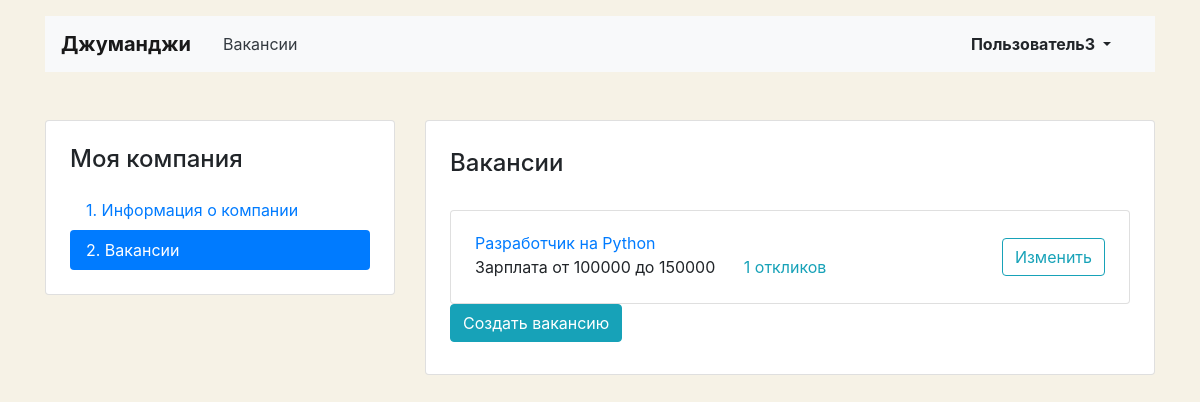
Before: /mycompany/vacancies/ (signed in) with the older database file.
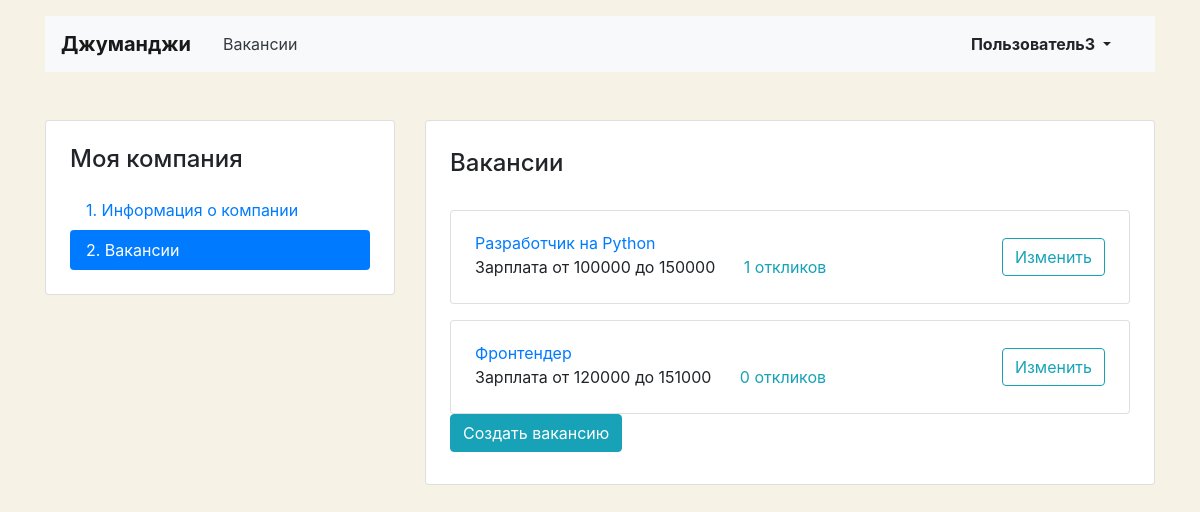
After: the same page with the newer database file.
### vacancy_app/models.py (models this page shows)
class Vacancy(models.Model):
    title = models.CharField(max_length=80)
    specialty = ForeignKey(Specialty, on_delete=models.CASCADE, related_name="vacancies")
    company = ForeignKey(Company, on_delete=models.CASCADE, related_name="vacancies")
    skills = models.TextField()
    description = models.TextField()
    salary_min = models.PositiveIntegerField()
    salary_max = models.PositiveIntegerField()
    published_at = models.DateField()

### vacancy_app/views.py (the view)
# urls.py: path('mycompany/vacancies/', mycompany_vacancies_view, name='mycompany_vacancies'),
def mycompany_vacancies_view(request):
    context = {}
    try:
        vacancies = Vacancy.objects.filter(company=request.user.company)
        context['vacancies'] = vacancies
        if(vacancies):
            context['company'] = True
    except ObjectDoesNotExist:
        pass
    return render(request, "vacancy_app/vacancy-list.html", context=context)

### vacancy_app/templates/vacancy_app/vacancy-list.html
{% extends 'base_company.html' %}
{% block container %}
  <main class="container mt-3 pb-5">
    <div class="row mt-5">
      <div class="col-12 col-lg-4">
        <aside class="pt-3 pb-4 px-4 mb-5 card">
          <h1 class="h4 pt-2 pb-2">Моя компания</h1>
          <div class="nav flex-column nav-pills" id="v-pills-tab" role="tablist" aria-orientation="vertical">
            <a class="nav-link" href="{% url 'mycompany_create' %}">1. Информация о&nbsp;компании</a>
            <a class="nav-link active" href="{% url 'mycompany_vacancies' %}">2. Вакансии</a>
          </div>
        </aside>
      </div>
      <div class="col-12 col-lg-8">
        <div class="card">
          <div class="card-body px-4 pb-4">
            <section class="tab-pane fade show active">
              <h2 class="h4 pt-2 pb-3">Вакансии</h2>
              {% if vacancies %}
              {% for vacancy in vacancies%}
              <div class="card mt-3">
                <div class="card-body px-4">
                  <div class="row align-items-center">
                    <div class="col-6 col-lg-8">
                      <a href="{% url 'mycompany_vacancy' vacancy_id=vacancy.id %}" class="mb-1">{{ vacancy.title }}</a>
                      <p class="mb-1">
                        <span class="mr-4">Зарплата от {{vacancy.salary_min}} до {{vacancy.salary_max}}</span><a href="{% url 'mycompany_vacancy' vacancy_id=vacancy.id %}" class="text-info">
                          {% if vacancy.applications %}
                          {{ vacancy.applications.count }} откликов
                          {% else %}
                          Нет откликов
                          {% endif %}
                        </a>
                      </p>
                    </div>
                    <div class="col-6 col-lg-4 text-right">
                      <a href="{% url 'mycompany_vacancy' vacancy_id=vacancy.id %}" class="btn btn-outline-info">Изменить</a>
                    </div>
                  </div>
                </div>
              </div>
              {% endfor %}
              {% else %}
              <p>Пока нет вакансий</p>
              {% endif %}
              {% if company %}
              <a href="{% url 'mycompany_vacancies_create' %}" class="btn btn-info mb-2">Создать вакансию</a>
              {% else %}
              <p>У вас ещё нет компании</p>
              <a href="{% url 'mycompany_create' %}" class="btn btn-info mb-2">Создать компанию</a>
              {% endif %}
            </section>
          </div>
        </div>
      </div>
    </div>
  </main>
{% endblock %}

Changed rows visible on the page:
added Vacancy: title "Фронтендер", salary_min "120000", salary_max "151000", applications.count "0"
